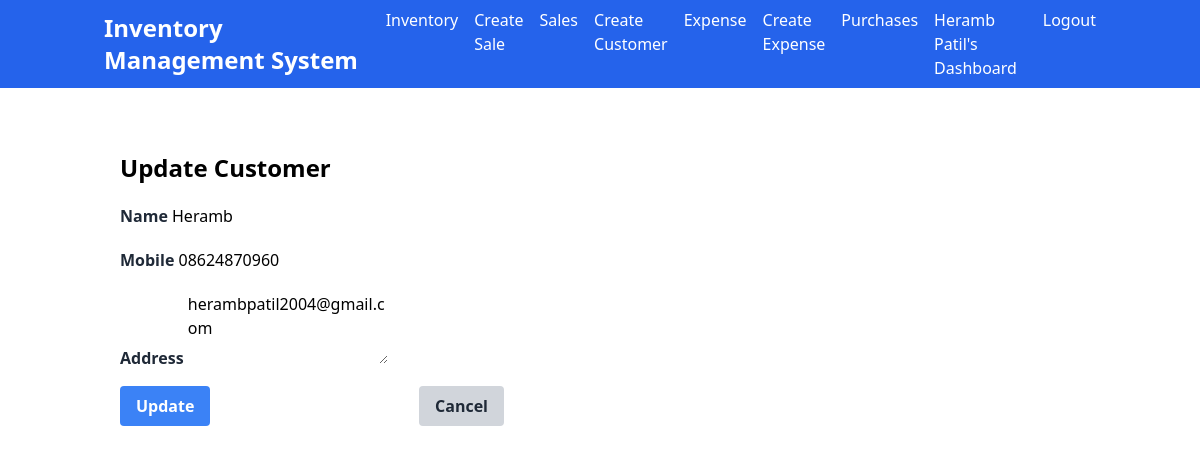
The app's page /customer/update/1/ (signed in) with its own data.
### main/models.py (models this page shows, shortened)
class Vendor(models.Model):
    user = models.OneToOneField(
        settings.AUTH_USER_MODEL,
        on_delete=models.CASCADE,
        null=True,
        related_name='vendor_profile'
    )
    full_name = models.CharField(max_length=50)
    address = models.TextField()
    mobile = models.CharField(max_length=15)
    status = models.BooleanField(default=False)
    class Meta:
        verbose_name_plural = '1. Vendors'

class Customer(models.Model):
    customer_name = models.CharField(max_length=50, blank=True, default=" ")
    customer_mobile = models.CharField(max_length=50, default="0")
    customer_address = models.TextField(default=" ")
    vendor = models.ForeignKey(settings.AUTH_USER_MODEL, on_delete=models.CASCADE, related_name='customers', default=1)
    class Meta:
        verbose_name_plural = '7. Customers'

### main/views.py (the view)
# urls.py: path('customer/update/<int:customer_id>/', views.customer_update, name='customer_update'),
def customer_update(request, customer_id):
    customer = get_object_or_404(Customer, id=customer_id, vendor=request.user)
    if request.method == 'POST':
        form = CustomerForm(request.POST, instance=customer)
        if form.is_valid():
            form.save()
            return redirect('main:customer_list')
    else:
        form = CustomerForm(instance=customer)
    return render(request, 'customer_update.html', {'form': form, 'customer': customer})

### main/views.py
class CustomerForm(forms.ModelForm):
    class Meta:
        model = Customer
        fields = '__all__'

### templates/customer_update.html (shortened to what this page needs)
{% extends 'base.html' %}
{% block content %}
<div class="container mx-auto px-4 py-8">
  <h2 class="text-2xl font-semibold mb-4">Update Customer</h2>
  <form method="post" enctype="multipart/form-data" class="max-w-sm">
    <div class="mb-4">
      <label for="customerName" class="text-gray-800 font-semibold">Name</label>
      <input type="text" class="form-input mt-1" id="customerName" name="customer_name" value="{{ customer.customer_name }}" required>
    </div>
    <div class="mb-4">
      <label for="customerMobile" class="text-gray-800 font-semibold">Mobile</label>
      <input type="text" class="form-input mt-1" id="customerMobile" name="customer_mobile" value="{{ customer.customer_mobile }}" required>
    </div>
    <div class="mb-4">
      <label for="customerAddress" class="text-gray-800 font-semibold">Address</label>
      <textarea class="form-textarea mt-1" id="customerAddress" name="customer_address" rows="3" required>{{ customer.customer_address }}</textarea>
    </div>
    <div class="flex justify-between">
      <button type="submit" class="bg-blue-500 hover:bg-blue-600 text-white font-semibold py-2 px-4 rounded">Update</button>
      <a href="{% url 'main:customer_list' %}" class="bg-gray-300 hover:bg-gray-400 text-gray-800 font-semibold py-2 px-4 rounded">Cancel</a>
    </div>
  </form>
</div>
{% endblock %}

### templates/base.html (shortened to what this page needs)
<!DOCTYPE html>
<html lang="en">
<head>
    <link href="https://unpkg.com/tailwindcss@2.2.19/dist/tailwind.min.css" rel="stylesheet">
</head>
<body>
    <nav class="bg-blue-600 text-white">
        <div class="container mx-auto px-4 py-2">
            <div class="flex items-center justify-between">
                <a class="text-2xl font-bold" href="{% url 'main:home' %}">Inventory Management System</a>
                <ul class="hidden md:flex space-x-4" id="main-menu">
                    {% if request.user.is_authenticated %}
                        {% if request.user.is_superuser %}
                        <li><a class="navbar-link" href="{% url 'main:vendor_list' %}">Vendors</a></li>
                        <li><a class="navbar-link" href="{% url 'main:product_list' %}">Products</a></li>
                        <li><a class="navbar-link" href="{% url 'main:purchase_list' %}">Purchases</a></li>
                        <li><a class="navbar-link" href="{% url 'main:customer_list' %}">Customers</a></li>
                        <li><a class="navbar-link" href="{% url 'main:sale_list' %}">Sales</a></li>
                        <li><a class="navbar-link" href="{% url 'main:inventory_list' %}">Inventory</a></li>
                        <li><a class="navbar-link" href="{% url 'main:expense_list' %}">Expense</a></li>
                        <li><a class="navbar-link" href="{% url 'main:master_dashboard' %}">Admin Dashboard</a></li>
                        {% else %}
                        <li><a class="navbar-link" href="{% url 'main:inventory_list' %}">Inventory</a></li>
                        <li><a class="navbar-link" href="{% url 'main:sale_create' %}">Create Sale</a></li>
                        <li><a class="navbar-link" href="{% url 'main:sale_list' %}">Sales</a></li>
                        <li><a class="navbar-link" href="{% url 'main:customer_create' %}">Create Customer</a></li>
                        <li><a class="navbar-link" href="{% url 'main:expense_list' %}">Expense</a></li>
                        <li><a class="navbar-link" href="{% url 'main:expense_create' %}">Create Expense</a></li>
                        <li><a class="navbar-link" href="{% url 'main:purchase_list' %}">Purchases</a></li>
                        <li><a class="navbar-link" href="{% url 'main:vendor_dashboard' %}">{{ request.user.vendor_profile.full_name }}'s Dashboard</a></li>
                    {% endif %}
                        <li><a class="navbar-link" href="{% url 'main:logout' %}">Logout</a></li>
                    {% else %}
                        <li><a class="navbar-link" href="{% url 'main:login' %}">Login</a></li>
                    {% endif %}
                </ul>
            </div>
        </div>
    </nav>
    <main class="container mx-auto my-8 px-4">
        {% block content %}
        {% endblock %}
    </main>
</body>
</html>

### records on screen
Customer: customer_name "Heramb", customer_mobile "08624870960", customer_address "herambpatil2004@gmail.com"

### other values on screen
{{ request.user.vendor_profile.full_name }} "Heramb Patil"
